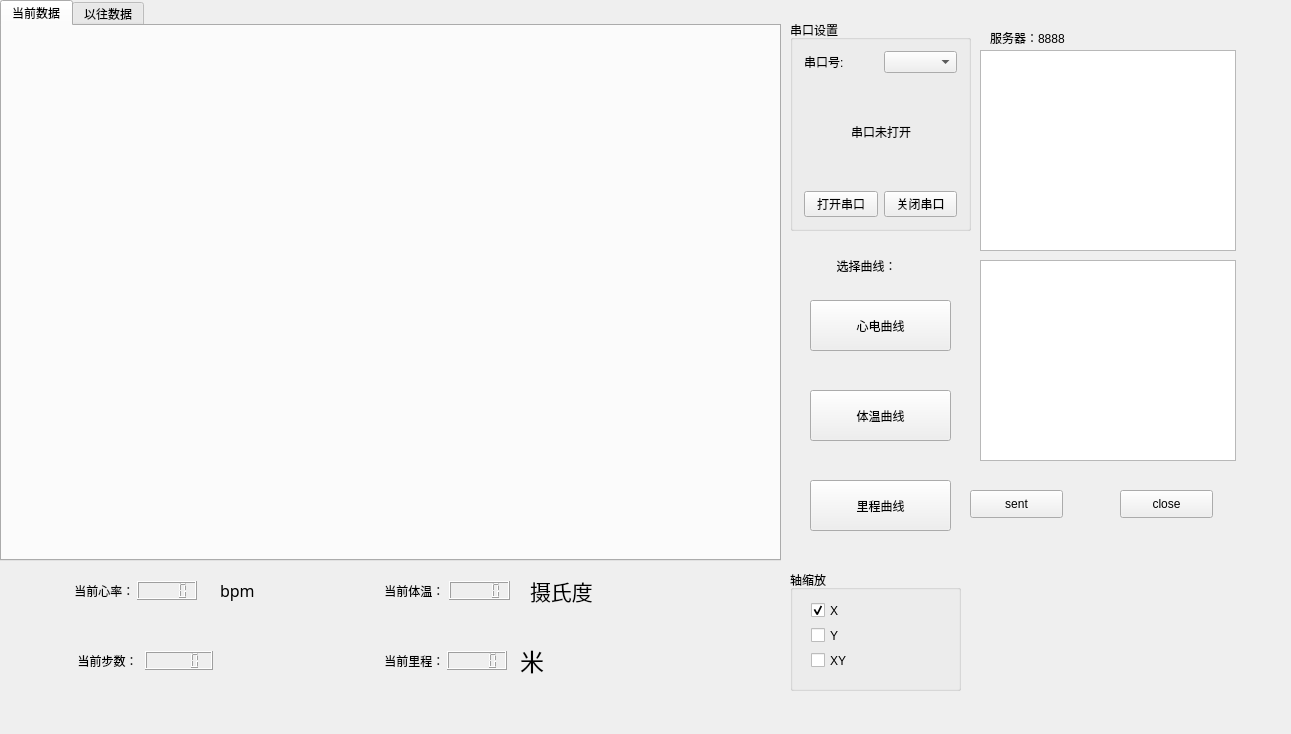
<?xml version="1.0" encoding="UTF-8"?>
<ui version="4.0">
 <class>Widget</class>
 <widget class="QWidget" name="Widget">
  <property name="geometry">
   <rect>
    <x>0</x>
    <y>0</y>
    <width>1291</width>
    <height>734</height>
   </rect>
  </property>
  <property name="sizePolicy">
   <sizepolicy hsizetype="Fixed" vsizetype="Fixed">
    <horstretch>0</horstretch>
    <verstretch>0</verstretch>
   </sizepolicy>
  </property>
  <property name="windowTitle">
   <string>Widget</string>
  </property>
  <property name="styleSheet">
   <string notr="true"/>
  </property>
  <widget class="QTabWidget" name="tabWidget">
   <property name="geometry">
    <rect>
     <x>0</x>
     <y>0</y>
     <width>781</width>
     <height>561</height>
    </rect>
   </property>
   <property name="currentIndex">
    <number>0</number>
   </property>
   <widget class="QWidget" name="tab">
    <attribute name="title">
     <string>当前数据</string>
    </attribute>
    <layout class="QHBoxLayout" name="horizontalLayout_9">
     <item>
      <widget class="QCustomPlot" name="widget" native="true"/>
     </item>
    </layout>
   </widget>
   <widget class="QWidget" name="tab_2">
    <attribute name="title">
     <string>以往数据</string>
    </attribute>
    <widget class="QWidget" name="verticalLayoutWidget">
     <property name="geometry">
      <rect>
       <x>0</x>
       <y>0</y>
       <width>111</width>
       <height>31</height>
      </rect>
     </property>
     <layout class="QVBoxLayout" name="verticalLayout_2">
      <item>
       <widget class="QPushButton" name="bt_set">
        <property name="text">
         <string>设置</string>
        </property>
       </widget>
      </item>
     </layout>
    </widget>
    <widget class="QCustomPlot" name="widget_2" native="true">
     <property name="geometry">
      <rect>
       <x>10</x>
       <y>50</y>
       <width>751</width>
       <height>461</height>
      </rect>
     </property>
    </widget>
   </widget>
  </widget>
  <widget class="QGroupBox" name="groupBox_3">
   <property name="geometry">
    <rect>
     <x>790</x>
     <y>570</y>
     <width>171</width>
     <height>121</height>
    </rect>
   </property>
   <property name="title">
    <string>轴缩放</string>
   </property>
   <widget class="QWidget" name="layoutWidget">
    <property name="geometry">
     <rect>
      <x>10</x>
      <y>20</y>
      <width>91</width>
      <height>91</height>
     </rect>
    </property>
    <layout class="QVBoxLayout" name="verticalLayout">
     <item>
      <widget class="QCheckBox" name="checkBox_X">
       <property name="text">
        <string>X</string>
       </property>
       <property name="checked">
        <bool>true</bool>
       </property>
      </widget>
     </item>
     <item>
      <widget class="QCheckBox" name="checkBox_Y">
       <property name="text">
        <string>Y</string>
       </property>
      </widget>
     </item>
     <item>
      <widget class="QCheckBox" name="checkBox_XY">
       <property name="text">
        <string>XY</string>
       </property>
      </widget>
     </item>
    </layout>
   </widget>
  </widget>
  <widget class="QWidget" name="layoutWidget">
   <property name="geometry">
    <rect>
     <x>60</x>
     <y>570</y>
     <width>148</width>
     <height>41</height>
    </rect>
   </property>
   <layout class="QHBoxLayout" name="horizontalLayout_5">
    <item>
     <widget class="QLabel" name="label_3">
      <property name="text">
       <string> 当前心率：</string>
      </property>
     </widget>
    </item>
    <item>
     <widget class="QLCDNumber" name="lcdNumber"/>
    </item>
   </layout>
  </widget>
  <widget class="QLabel" name="label_8">
   <property name="geometry">
    <rect>
     <x>220</x>
     <y>570</y>
     <width>41</width>
     <height>41</height>
    </rect>
   </property>
   <property name="font">
    <font>
     <family>华文楷体</family>
     <pointsize>12</pointsize>
    </font>
   </property>
   <property name="text">
    <string>bpm</string>
   </property>
  </widget>
  <widget class="QWidget" name="layoutWidget">
   <property name="geometry">
    <rect>
     <x>370</x>
     <y>640</y>
     <width>148</width>
     <height>41</height>
    </rect>
   </property>
   <layout class="QHBoxLayout" name="horizontalLayout_11">
    <item>
     <widget class="QLabel" name="label_4">
      <property name="text">
       <string> 当前里程：</string>
      </property>
     </widget>
    </item>
    <item>
     <widget class="QLCDNumber" name="lcdNumber_3"/>
    </item>
   </layout>
  </widget>
  <widget class="QLabel" name="label_7">
   <property name="geometry">
    <rect>
     <x>520</x>
     <y>640</y>
     <width>24</width>
     <height>41</height>
    </rect>
   </property>
   <property name="font">
    <font>
     <family>华文楷体</family>
     <pointsize>18</pointsize>
    </font>
   </property>
   <property name="text">
    <string>米</string>
   </property>
  </widget>
  <widget class="QWidget" name="layoutWidget">
   <property name="geometry">
    <rect>
     <x>370</x>
     <y>570</y>
     <width>151</width>
     <height>41</height>
    </rect>
   </property>
   <layout class="QHBoxLayout" name="horizontalLayout_12">
    <item>
     <widget class="QLabel" name="label_2">
      <property name="text">
       <string> 当前体温：</string>
      </property>
     </widget>
    </item>
    <item>
     <widget class="QLCDNumber" name="lcdNumber_2"/>
    </item>
   </layout>
  </widget>
  <widget class="QLabel" name="label_9">
   <property name="geometry">
    <rect>
     <x>530</x>
     <y>570</y>
     <width>81</width>
     <height>41</height>
    </rect>
   </property>
   <property name="font">
    <font>
     <family>华文楷体</family>
     <pointsize>16</pointsize>
    </font>
   </property>
   <property name="text">
    <string>摄氏度</string>
   </property>
  </widget>
  <widget class="QWidget" name="layoutWidget">
   <property name="geometry">
    <rect>
     <x>60</x>
     <y>640</y>
     <width>164</width>
     <height>41</height>
    </rect>
   </property>
   <layout class="QHBoxLayout" name="horizontalLayout_7">
    <item>
     <widget class="QLabel" name="label_6">
      <property name="text">
       <string>  当前步数：</string>
      </property>
     </widget>
    </item>
    <item>
     <widget class="QLCDNumber" name="lcdNumber_4"/>
    </item>
   </layout>
  </widget>
  <widget class="QGroupBox" name="groupBox">
   <property name="geometry">
    <rect>
     <x>790</x>
     <y>20</y>
     <width>181</width>
     <height>211</height>
    </rect>
   </property>
   <property name="title">
    <string>串口设置</string>
   </property>
   <layout class="QGridLayout" name="gridLayout">
    <item row="3" column="0">
     <spacer name="verticalSpacer">
      <property name="orientation">
       <enum>Qt::Vertical</enum>
      </property>
      <property name="sizeHint" stdset="0">
       <size>
        <width>20</width>
        <height>43</height>
       </size>
      </property>
     </spacer>
    </item>
    <item row="2" column="0">
     <layout class="QHBoxLayout" name="horizontalLayout_3">
      <item>
       <spacer name="horizontalSpacer">
        <property name="orientation">
         <enum>Qt::Horizontal</enum>
        </property>
        <property name="sizeHint" stdset="0">
         <size>
          <width>40</width>
          <height>20</height>
         </size>
        </property>
       </spacer>
      </item>
      <item>
       <widget class="QLabel" name="label_state">
        <property name="text">
         <string>串口未打开</string>
        </property>
       </widget>
      </item>
      <item>
       <spacer name="horizontalSpacer_2">
        <property name="orientation">
         <enum>Qt::Horizontal</enum>
        </property>
        <property name="sizeHint" stdset="0">
         <size>
          <width>40</width>
          <height>20</height>
         </size>
        </property>
       </spacer>
      </item>
     </layout>
    </item>
    <item row="4" column="0">
     <layout class="QHBoxLayout" name="horizontalLayout_2">
      <item>
       <widget class="QPushButton" name="open_serialport">
        <property name="text">
         <string>打开串口</string>
        </property>
       </widget>
      </item>
      <item>
       <widget class="QPushButton" name="close_serialport">
        <property name="text">
         <string>关闭串口</string>
        </property>
       </widget>
      </item>
     </layout>
    </item>
    <item row="0" column="0">
     <layout class="QHBoxLayout" name="horizontalLayout">
      <item>
       <widget class="QLabel" name="label">
        <property name="text">
         <string>串口号:</string>
        </property>
       </widget>
      </item>
      <item>
       <widget class="QComboBox" name="com"/>
      </item>
     </layout>
    </item>
    <item row="1" column="0">
     <spacer name="verticalSpacer_2">
      <property name="orientation">
       <enum>Qt::Vertical</enum>
      </property>
      <property name="sizeHint" stdset="0">
       <size>
        <width>20</width>
        <height>40</height>
       </size>
      </property>
     </spacer>
    </item>
   </layout>
  </widget>
  <widget class="QLabel" name="label_11">
   <property name="geometry">
    <rect>
     <x>820</x>
     <y>250</y>
     <width>121</width>
     <height>31</height>
    </rect>
   </property>
   <property name="text">
    <string>     选择曲线：</string>
   </property>
  </widget>
  <widget class="QPushButton" name="pushButton">
   <property name="geometry">
    <rect>
     <x>810</x>
     <y>300</y>
     <width>141</width>
     <height>51</height>
    </rect>
   </property>
   <property name="text">
    <string>心电曲线</string>
   </property>
  </widget>
  <widget class="QPushButton" name="pushButton_2">
   <property name="geometry">
    <rect>
     <x>810</x>
     <y>390</y>
     <width>141</width>
     <height>51</height>
    </rect>
   </property>
   <property name="text">
    <string>体温曲线</string>
   </property>
  </widget>
  <widget class="QPushButton" name="pushButton_3">
   <property name="geometry">
    <rect>
     <x>810</x>
     <y>480</y>
     <width>141</width>
     <height>51</height>
    </rect>
   </property>
   <property name="text">
    <string>里程曲线</string>
   </property>
  </widget>
  <widget class="QPushButton" name="buttonSent">
   <property name="geometry">
    <rect>
     <x>970</x>
     <y>490</y>
     <width>93</width>
     <height>28</height>
    </rect>
   </property>
   <property name="text">
    <string>sent</string>
   </property>
  </widget>
  <widget class="QPushButton" name="buttonClose">
   <property name="geometry">
    <rect>
     <x>1120</x>
     <y>490</y>
     <width>93</width>
     <height>28</height>
    </rect>
   </property>
   <property name="text">
    <string>close</string>
   </property>
  </widget>
  <widget class="QLabel" name="label_12">
   <property name="geometry">
    <rect>
     <x>990</x>
     <y>30</y>
     <width>256</width>
     <height>15</height>
    </rect>
   </property>
   <property name="text">
    <string>服务器：8888</string>
   </property>
  </widget>
  <widget class="QTextEdit" name="textEditWrite">
   <property name="geometry">
    <rect>
     <x>980</x>
     <y>260</y>
     <width>256</width>
     <height>201</height>
    </rect>
   </property>
  </widget>
  <widget class="QTextEdit" name="textEditWrite_2">
   <property name="geometry">
    <rect>
     <x>980</x>
     <y>50</y>
     <width>256</width>
     <height>201</height>
    </rect>
   </property>
  </widget>
 </widget>
 <layoutdefault spacing="6" margin="11"/>
 <customwidgets>
  <customwidget>
   <class>QCustomPlot</class>
   <extends>QWidget</extends>
   <header>qcustomplot.h</header>
   <container>1</container>
  </customwidget>
 </customwidgets>
 <resources/>
 <connections/>
</ui>
